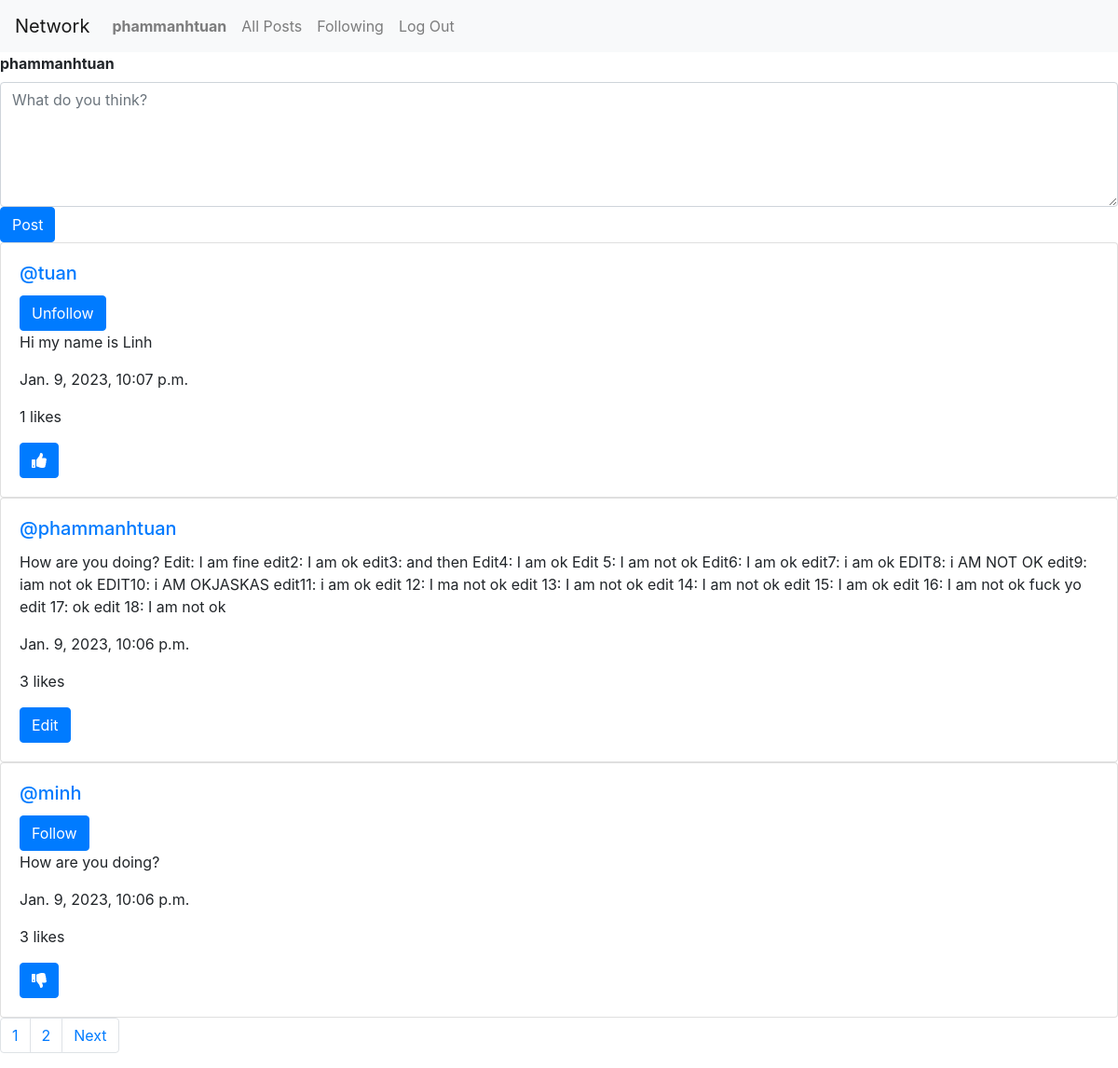
/ (signed in), run on an earlier commit of the app's database.
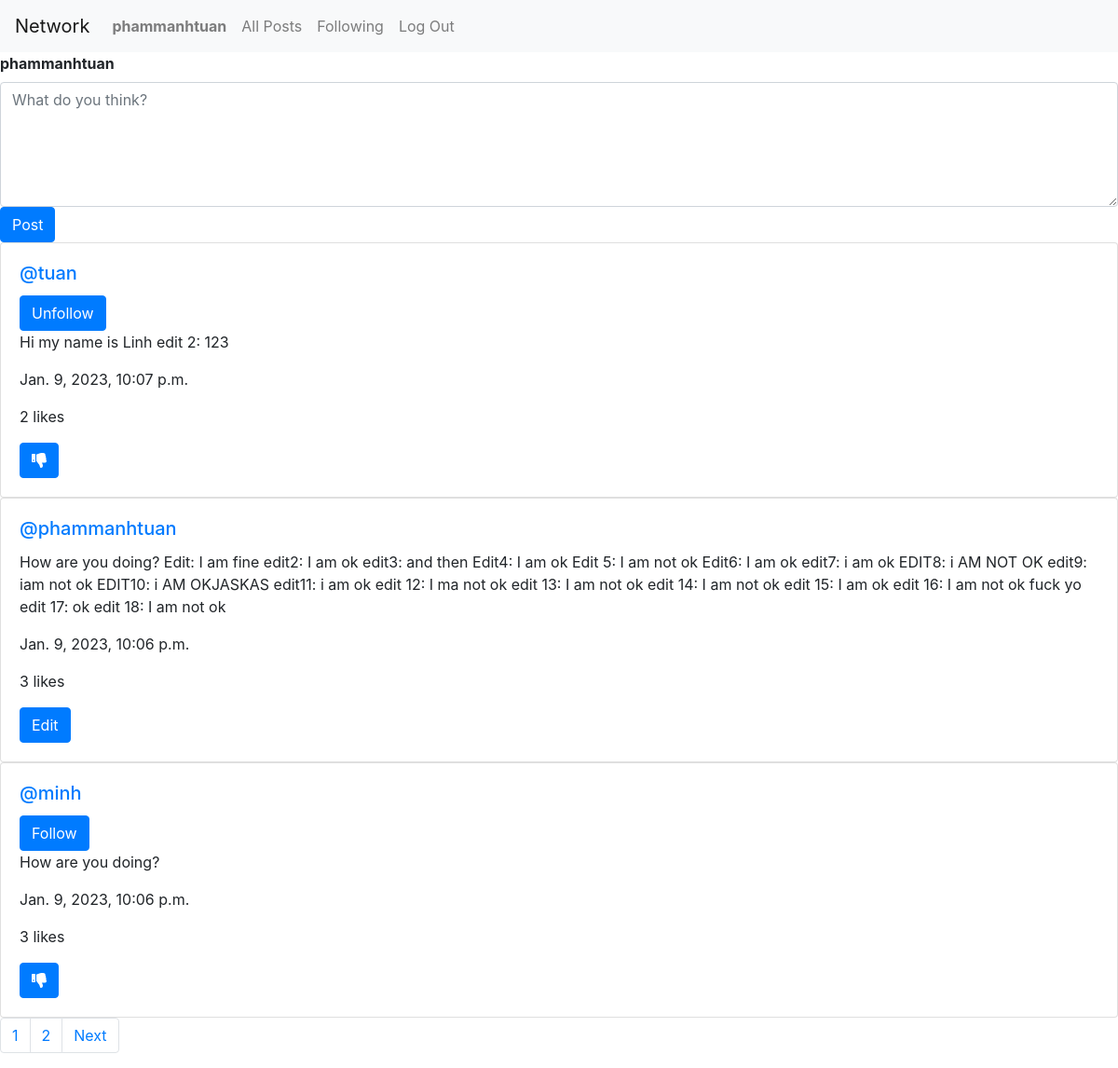
And on a later commit of the database.
### network/models.py (models this page shows, shortened)
class User(AbstractUser):
    pass

class Post(models.Model):
    owner = models.ForeignKey(User, on_delete = models.CASCADE, blank=True, null=True, related_name="owner")
    content = models.CharField(max_length=3000)
    timestamp = models.DateTimeField(auto_now_add=True)
    likes = models.ManyToManyField(User, blank=True, null=True, related_name="user_like")
    def likes_count(self):
        return self.likes.count()

### network/views.py (the view)
# urls.py: path("", views.index, name="index"),
def index(request):
    current_user = request.user
    followers = Follower.objects.filter(followers=current_user)
    list_following_of_owner = []
    for follower in followers:
        list_following_of_owner.append(follower.being_followered.username)
    posts = Post.objects.all().order_by("id").reverse()
    list_posts_current_user_liked = []
    for post in posts:
        if post.likes.filter(id=current_user.id).exists():
            list_posts_current_user_liked.append(post.id)
    paginator = Paginator(posts, 3) # Show 10 posts per page.
    page_number = request.GET.get('page')
    posts_of_the_page = paginator.get_page(page_number)
    return render(request, "network/index.html",{
        "owner": current_user,
        "list_posts_current_user_liked": list_posts_current_user_liked,
        "list_following_of_owner": list_following_of_owner,
        "posts_of_the_page": posts_of_the_page
    })

### network/templates/network/index.html (shortened to what this page needs)
{% extends "network/layout.html" %}
{% load static %}
{% block body %}
            {% if user.is_authenticated %}
            <div id="new_post_form">
                <form action="{% url 'posting' %}" id="post_form" method="Post">
                    <div>
                        <label for="new_post"><strong>{{request.user.username}}</strong></label>
                        <textarea class="form-control" placeholder="What do you think?" id="post_content" rows="5" name="post_content"></textarea>
                    </div>
                    <input type="submit" id="post_button" value="Post" class="btn btn-primary">
                </form>
            </div>
            {%  endif %}
    {% for post in posts_of_the_page %}
    <div class="card">
        <div class="card-body">
            <h5 class="card-title"><a href="{% url 'profile' post.owner.id %}">@{{post.owner.username}}</a></h5>
            {% if post.owner.username in list_following_of_owner %}
            <form action="{% url 'unfollow'%}" method="post">
                <input class="btn btn-primary" type="submit" value="Unfollow">
            </form>
            {% elif post.owner.username not in list_following_of_owner and post.owner.username != owner.username %}
                <form action="{% url 'follow'%}"method="post">
                    <input class="btn btn-primary" type="submit" value="Follow">
                </form>
            {% endif %}
            <p class="card-text" id="content_{{post.id}}">{{post.content}}</p>
            <p class="card-text">{{post.timestamp}} </p>
            <p class="card-text" id="number_of_likes">{{post.likes_count}} likes</p>
            {% if user.is_authenticated %}
                {% if user == post.owner %}
                    <div>
                        <button class="btn btn-primary" data-bs-toggle="modal" data-bs-target="#edit_post_modal_{{post.id}}" >Edit</button>
                    </div>
                {% else %}
                    {% if post.id not in list_posts_current_user_liked %}
                        <button id="like_button" class="btn btn-primary" onclick="like_submit_handler({{post.id}}, {{post.likes_count}})"><i class="fas fa-thumbs-up"></i></button>
                    {% else %}
                        <button id="unlike_button" class="btn btn-primary" onclick="unlike_submit_handler({{post.id}}, {{post.likes_count}})"><i class="fas fa-thumbs-down"></i></button>
                    {% endif %}
                {% endif %}
            {% endif %}
        </div>
    </div>
    {% endfor %}
    <nav aria-label="Page navigation example">
        <ul class="pagination">
            <li class="page-item"><a class="page-link" href="?page={{ posts_of_the_page }}">{{ posts_of_the_page.number }}</a></li>
            {% if posts_of_the_page.has_next %}
            <li class="page-item"><a class="page-link" href="?page={{ posts_of_the_page.next_page_number}}">{{ posts_of_the_page.next_page_number}}</a></li>
            <li class="page-item"><a class="page-link" href="?page={{ posts_of_the_page.next_page_number}}">Next</a></li>
            {% endif %}
        </ul>
      </nav>
{% endblock %}

### network/templates/network/layout.html (shortened to what this page needs)
{% load static %}
<!DOCTYPE html>
<html lang="en">
    <head>
        <link rel="stylesheet" href="https://stackpath.bootstrapcdn.com/bootstrap/4.4.1/css/bootstrap.min.css">
        <link href="{% static 'network/styles.css' %}" rel="stylesheet">
        <link rel="stylesheet" href="https://use.fontawesome.com/releases/v5.13.0/css/all.css">
    </head>
    </head>
    <body>
        <nav class="navbar navbar-expand-lg navbar-light bg-light">
            <a class="navbar-brand" href="#">Network</a>
            <div>
              <ul class="navbar-nav mr-auto">
                {% if user.is_authenticated %}
                    <li class="nav-item">
                        <a class="nav-link" href="{% url 'profile' user.id %}"><strong>{{ user.username }}</strong></a>
                    </li>
                {% endif %}
                <li class="nav-item">
                  <a class="nav-link" href="{% url 'index' %}">All Posts</a>
                </li>
                {% if user.is_authenticated %}
                    <li class="nav-item">
                        <a class="nav-link" href="{% url 'following' %}">Following</a>
                    </li>
                    <li class="nav-item">
                        <a class="nav-link" href="{% url 'logout' %}">Log Out</a>
                    </li>
                {% endif %}
              </ul>
            </div>
          </nav>
        <div class="body">
            {% block body %}
            {% endblock %}
        </div>
    </body>
</html>

### network/static/network/styles.css (style rules this page uses)
label { text-align: center; }

What changed in the data, as far as the page shows it:
changed Post "tuan": content "Hi my name is Linh" → "Hi my name is Linh edit 2: 123"; likes_count "1" → "2"
